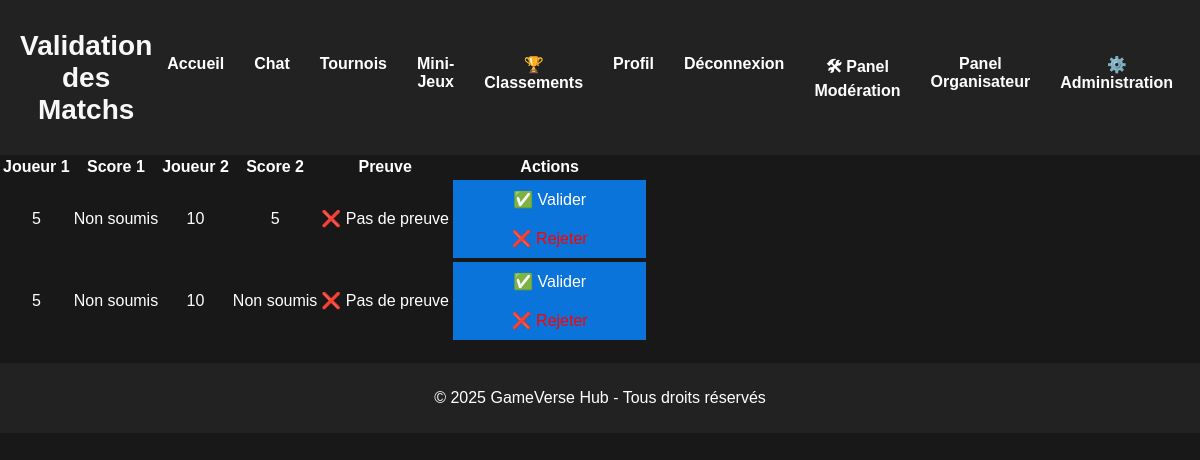
/tournois/validation-match.php?tournoi_id=14 (signed in), run on the app's committed database.
### tables this page shows
CREATE TABLE `matchs` (
  `id` int NOT NULL,
  `tournoi_id` int NOT NULL,
  `joueur1_id` int NOT NULL,
  `joueur2_id` int NOT NULL,
  `score_joueur1` int DEFAULT NULL,
  `score_joueur2` int DEFAULT NULL,
  `statut` enum('en attente','validé','refusé') DEFAULT 'en attente',
  `preuve` varchar(255) DEFAULT NULL
);

### tournois/validation-match.php (the view, shortened to what this page needs)
<?php
require '../php/config.php';
$tournoi_id = $_GET["tournoi_id"] ?? null;
$stmt = $pdo->prepare("SELECT * FROM matchs WHERE tournoi_id = ? AND statut = 'en attente'");
$stmt->execute([$tournoi_id]);
$matchs = $stmt->fetchAll();
?>
<!DOCTYPE html>
<html lang="fr">
<head>
    <link rel="stylesheet" href="../css/style.css">
</head>
<body>
<header>
    <h1>Validation des Matchs</h1>
    <nav>
        <ul>
            <li><a href="../index.php">Accueil</a></li>
            <li><a href="../php/chat/chat.php">Chat</a></li>
            <li><a href="../tournois/tournois.php">Tournois</a></li>
            <li><a href="../mini-jeux/mini-jeux.php">Mini-Jeux</a></li>
            <li><a href="../mini-jeux/classements.php">🏆 Classements</a></li>
            <?php if (isset($_SESSION["user"])): ?>
                <li><a href="../php/profil.php">Profil</a></li>
                <li><a href="../php/logout.php">Déconnexion</a></li>
                <?php if ($_SESSION["user"]["role"] === "admin" || $_SESSION["user"]["role"] === "moderator"): ?>
                    <li><a href="../role/modo/moderateur.php">🛠 Panel Modération</a></li>
                <?php endif; ?>
                <?php if (isset($_SESSION["user"]) && in_array($_SESSION["user"]["role"], ["organizer", "admin"])): ?>
                    <li><a href="../role/organisateur/organisateur.php">Panel Organisateur</a></li>
                <?php endif; ?>
                <?php if ($_SESSION["user"]["role"] === "admin"): ?>
                    <li><a href="../role/admin/administration.php">⚙️ Administration</a></li>
                <?php endif; ?>
            <?php else: ?>
                <li><a href="../php/login.php">Connexion</a></li>
                <li><a href="../php/register.php">Inscription</a></li>
            <?php endif; ?>
        </ul>
    </nav>
</header>
<table>
    <thead>
    <tr>
        <th>Joueur 1</th>
        <th>Score 1</th>
        <th>Joueur 2</th>
        <th>Score 2</th>
        <th>Preuve</th>
        <th>Actions</th>
    </tr>
    </thead>
    <tbody>
    <?php foreach ($matchs as $match): ?>
        <tr>
            <td><?= htmlspecialchars($match["joueur1_id"]) ?></td>
            <td><?= htmlspecialchars($match["score_joueur1"] ?? "Non soumis") ?></td>
            <td><?= htmlspecialchars($match["joueur2_id"]) ?></td>
            <td><?= htmlspecialchars($match["score_joueur2"] ?? "Non soumis") ?></td>
            <td>
                <?php if ($match["preuve"]): ?>
                    <a href="../../uploads/<?= htmlspecialchars($match["preuve"]) ?>" target="_blank">📷 Voir</a>
                <?php else: ?>
                    ❌ Pas de preuve
                <?php endif; ?>
            </td>
            <td>
                <form method="POST" action="valider-match.php">
                    <button type="submit" name="valider">✅ Valider</button>
                    <button type="submit" name="rejeter" style="color: red;">❌ Rejeter</button>
                </form>
            </td>
        </tr>
    <?php endforeach; ?>
    </tbody>
</table>
<footer>
    <p>&copy; 2025 GameVerse Hub - Tous droits réservés</p>
</footer>
</body>
</html>

### css/style.css (style rules this page uses)
body { font-family: Arial, sans-serif; background-color: #181818; color: white; margin: 0; padding: 0; text-align: center; }
header { display: flex; justify-content: space-between; align-items: center; background-color: #222; padding: 10px 20px; }
nav ul { list-style: none; padding: 0; display: flex; }
nav ul li { margin: 0 15px; }
nav ul li a { color: white; text-decoration: none; font-weight: bold; }
footer { margin-top: 20px; padding: 10px; background-color: #222; }
button { background: #0a74da; color: white; padding: 10px; border: none; width: 100%; cursor: pointer; font-size: 16px; }
h1 { margin-top: 20px; font-size: 28px; color: #f8f8f8; }

### data on the page
matchs: joueur1 "5", score_joueur1 "Non soumis", joueur2 "10", score_joueur2 "5", shows "❌ Pas de preuve"
matchs: joueur1 "5", score_joueur1 "Non soumis", joueur2 "10", score_joueur2 "Non soumis", shows "❌ Pas de preuve"
